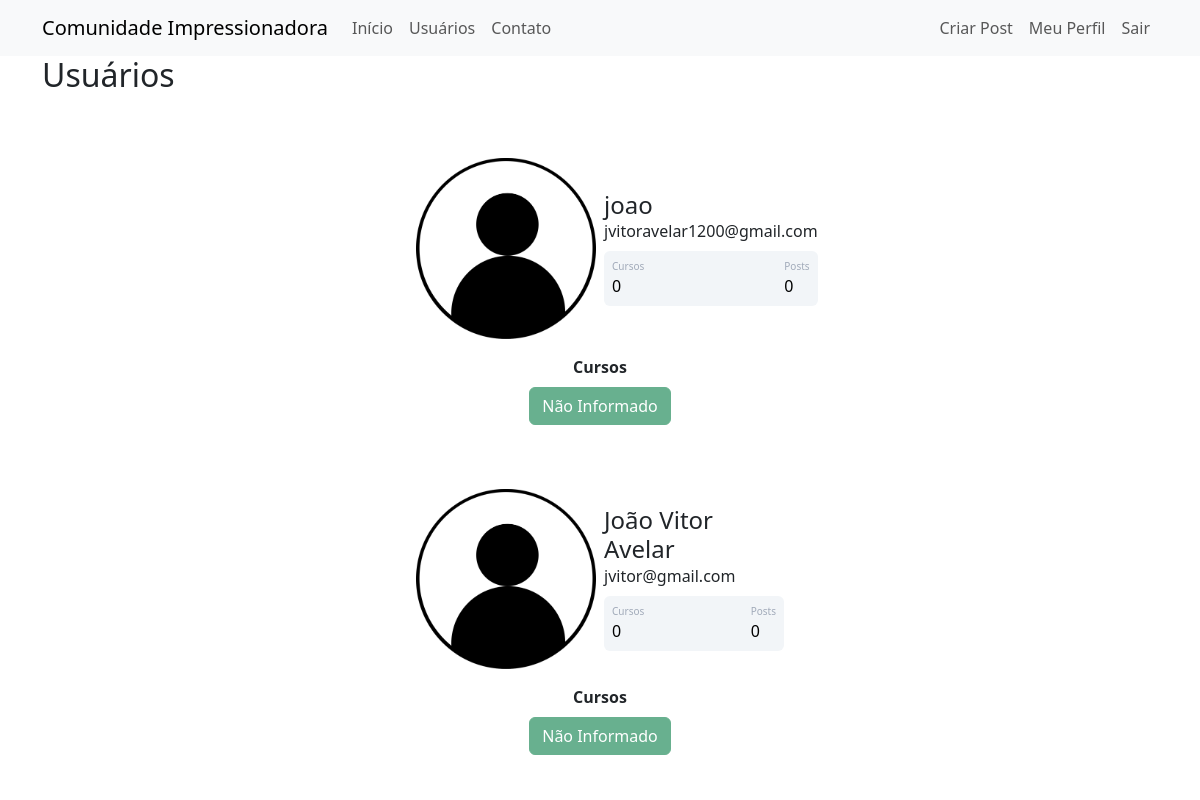
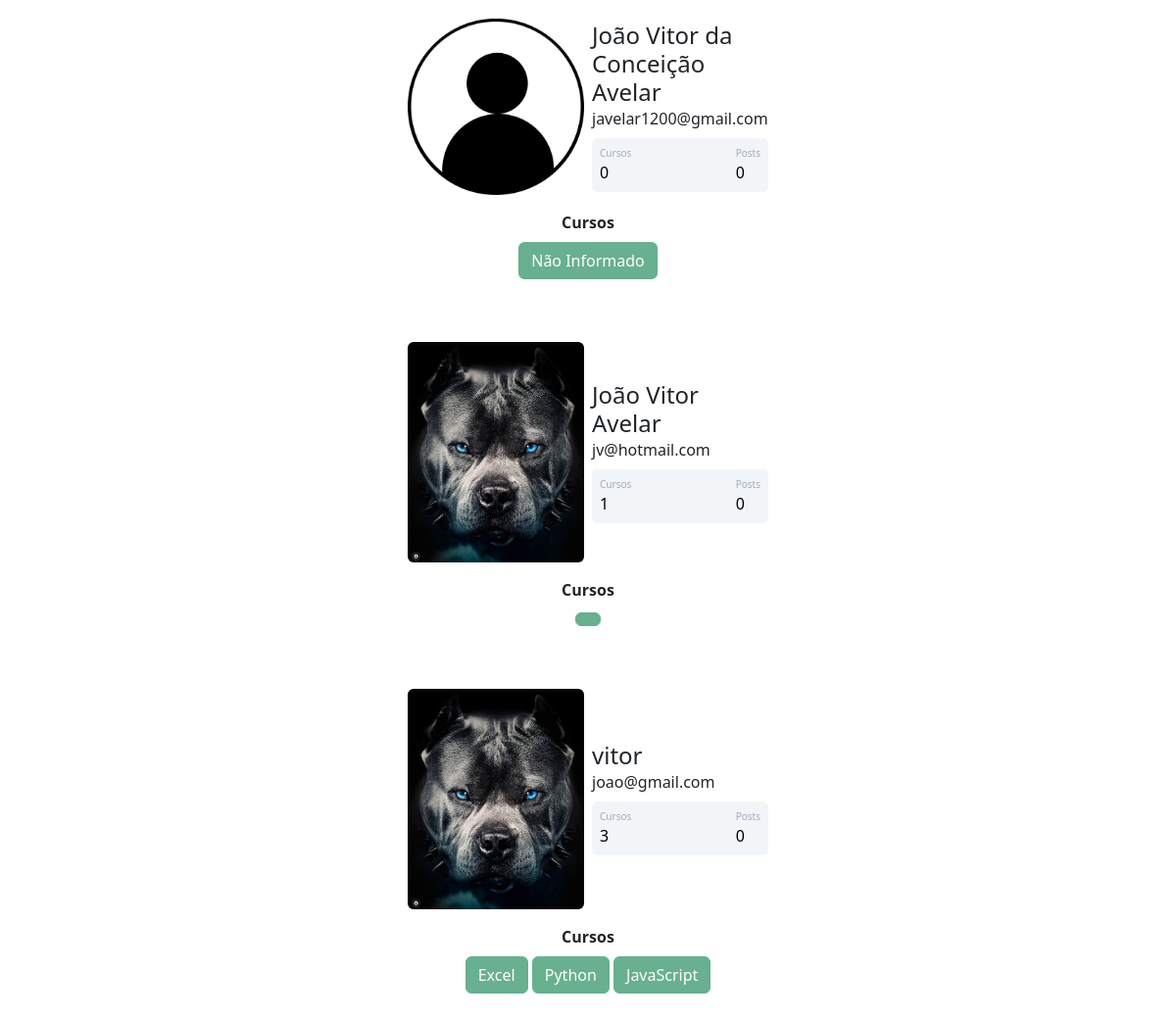
The page /usuarios (signed in) on the database its author committed (2 pictures, top to bottom).
### comunidadeimpressionadora/models.py (models this page shows)
class Usuario(database.Model, UserMixin):
    id = database.Column(database.Integer, primary_key=True)
    username = database.Column(database.String, nullable=False)
    email = database.Column(database.String, nullable=False, unique=True)
    senha = database.Column(database.String, nullable=False)
    foto_perfil = database.Column(database.String, default='default.jpg')
    post = database.relationship('Post', backref='autor', lazy=True)
    cursos = database.Column(database.String, nullable=False, default='Não Informado')

### comunidadeimpressionadora/routes.py (the view)
@app.route('/usuarios')
@login_required
def usuarios():
    lista_usuarios = Usuario.query.all()
    return render_template('usuarios.html', lista_usuarios=lista_usuarios)

### comunidadeimpressionadora/models.py (called while the page is built)
@login_manager.user_loader
def load_usuario(id_usuario):
    return Usuario.query.get(int(id_usuario))

### comunidadeimpressionadora/templates/usuarios.html (shortened to what this page needs)
{% extends 'base.html' %}
{% block body %}
<div class="container">
    <h2>Usuários</h2>
    {% for usuario in lista_usuarios: %}
               <div class="container mt-5 d-flex justify-content-center">
                <div class="card p-3">
                    <div class="d-flex align-items-center">
                        <div class="image pe-2">
                    <img src="{{ url_for('static', filename='fotos_perfil/{}'.format(usuario.foto_perfil)) }}" class="rounded" width="180" >
                    </div>
                    <div class="ml-3 w-100">
                       <h4 class="mb-0 mt-0">{{ usuario.username }}</h4>
                       <span>{{ usuario.email }}</span>
                       <div class="p-2 mt-2 bg-primary d-flex justify-content-between rounded text-white stats">
                           {% if "Não Informado" in usuario.cursos %}
                                   <div class="d-flex flex-column"><span class="articles">Cursos</span><span class="number1">0 </span>
                           {% else %}
                        <div class="d-flex flex-column"><span class="articles">Cursos</span><span class="number1">{{ usuario.cursos.count(';') + 1}} </span>
                            {% endif %}
                        </div>
                        <div class="d-flex flex-column"><span class="rating">Posts</span><span class="number3">0</span>
                        </div>
                       </div>
                    </div>
                    </div>
                </div>
            </div>
          </div>
    <div class="row justify-content-center">
        <div class="col col-4" style="text-align: center">
            <strong>Cursos</strong>
            <br>
                    {% for curso in usuario.cursos.split(';') %}
                    <button type="button" class="btn btn-success mt-2" disabled>{{curso}}</button>
                {% endfor %}
    </div>
</div>
    {% endfor %}
{% endblock %}

### comunidadeimpressionadora/static/main.css (style rules this page uses)
.card { width: 400px; border: none; border-radius: 10px; background-color: #fff; }
.stats { background: #f2f5f8 !important; color: #000 !important; }
.articles { font-size:10px; color: #a1aab9; }
.number1 { font-weight:500; }
.rating { font-size:10px; color: #a1aab9; }
.number3 { font-weight:500; }

### rows shown on the page
Usuario: foto_perfil (placeholder picture), username "joao", email "jvitoravelar1200@gmail.com", shows "Cursos", cursos "Não Informado"
Usuario: foto_perfil (placeholder picture), username "João Vitor Avelar", email "jvitor@gmail.com", shows "Cursos", cursos "Não Informado"
Usuario: foto_perfil (placeholder picture), username "João Vitor da Conceição Avelar", email "javelar1200@gmail.com", shows "Cursos", cursos "Não Informado"
Usuario: foto_perfil (picture), username "João Vitor Avelar", email "jv@hotmail.com", cursos "1"
Usuario: foto_perfil (picture), username "vitor", email "joao@gmail.com", cursos "3", curso "Excel" "Python" "JavaScript"
